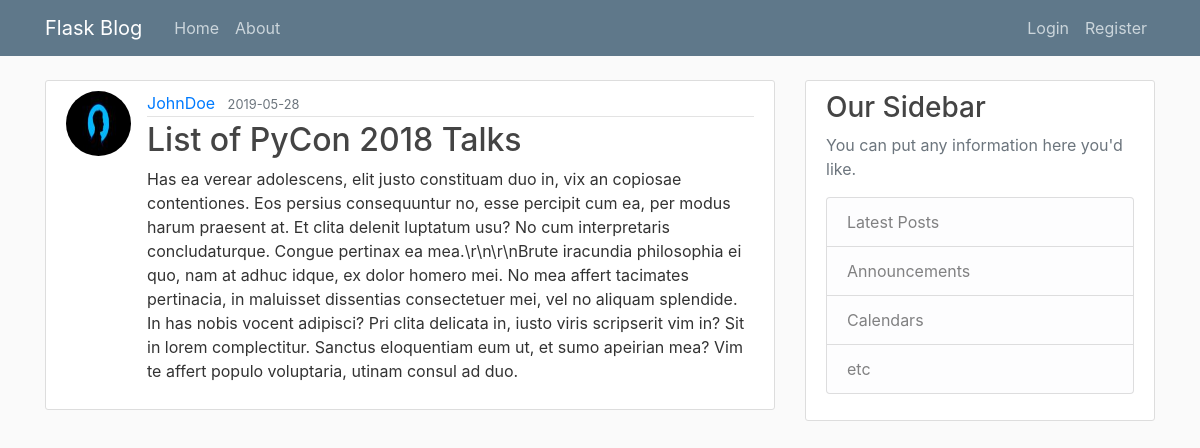
Page /post/9 on the committed database.
### flaskblog/models.py (models this page shows, shortened)
class User(db.Model, UserMixin):
    id = db.Column(db.Integer, primary_key=True)
    username = db.Column(db.String(20), unique=True, nullable=False)
    email = db.Column(db.String(120), unique=True, nullable=False)
    image_file = db.Column(db.String(20), nullable=False,
                           default='default.jpg')
    password = db.Column(db.String(60), nullable=False)
    posts = db.relationship('Post', backref='author', lazy=True)

class Post(db.Model):
    id = db.Column(db.Integer, primary_key=True)
    title = db.Column(db.String(100), nullable=False)
    date_posted = db.Column(db.DateTime, nullable=False,
                            default=datetime.utcnow)
    content = db.Column(db.Text, nullable=False)
    user_id = db.Column(db.Integer, db.ForeignKey('user.id'), nullable=False)

### flaskblog/routes.py (the view)
@app.route("/post/<int:post_id>")
def post(post_id):
    post = Post.query.get_or_404(post_id)
    return render_template("post.html", title=post.title, post=post)

### flaskblog/templates/post.html (shortened to what this page needs)
{% extends "layout.html" %} {% block content %}
<article class="media content-section">
  <img
    class="rounded-circle article-img"
    src="{{ url_for('static', filename='profile_pics/' + post.author.image_file) }}"
  />
  <div class="media-body">
    <div class="article-metadata">
      <a
        class="mr-2"
        href="{{ url_for('user_posts', username=post.author.username) }}"
        >{{ post.author.username }}</a
      >
      <small class="text-muted">{{
        post.date_posted.strftime("%Y-%m-%d")
      }}</small>
    </div>
    <h2 class="article-title">{{ post.title }}</h2>
    <p class="article-content">{{ post.content }}</p>
  </div>
</article>
{% endblock content %}

### flaskblog/static/main.css (style rules this page uses)
body { background: #fafafa; color: #333333; margin-top: 5rem; }
h1, h2, h3, h4, h5, h6 { color: #444444; }
.content-section { background: #ffffff; padding: 10px 20px; border: 1px solid #dddddd; border-radius: 3px; margin-bottom: 20px; }
.article-title { color: #444444; }
.article-content { white-space: pre-line; }
.article-img { height: 65px; width: 65px; margin-right: 16px; }
.article-metadata { padding-bottom: 1px; margin-bottom: 4px; border-bottom: 1px solid #e3e3e3; }

### rows in the picture
User: image_file (picture), author.username "JohnDoe"
Post: date_posted "2019-05-28", title "List of PyCon 2018 Talks", content "Has ea verear adolescens, elit justo constituam duo in, vix an copiosae contentiones. Eos persius consequuntur no, esse percipit cum ea, per modus harum praesent at. Et clita delenit luptatum usu? No cum interpretaris concludaturque. Congue pertinax ea mea.\\r\\n\\r\\nBrute iracundia philosophia ei quo, nam at adhuc idque, ex dolor homero mei. No mea affert tacimates pertinacia, in maluisset dissentias consectetuer mei, vel no aliquam splendide. In has nobis vocent adipisci? Pri clita delicata in, iusto viris scripserit vim in? Sit in lorem complectitur. Sanctus eloquentiam eum ut, et sumo apeirian mea? Vim te affert populo voluptaria, utinam consul ad duo."
